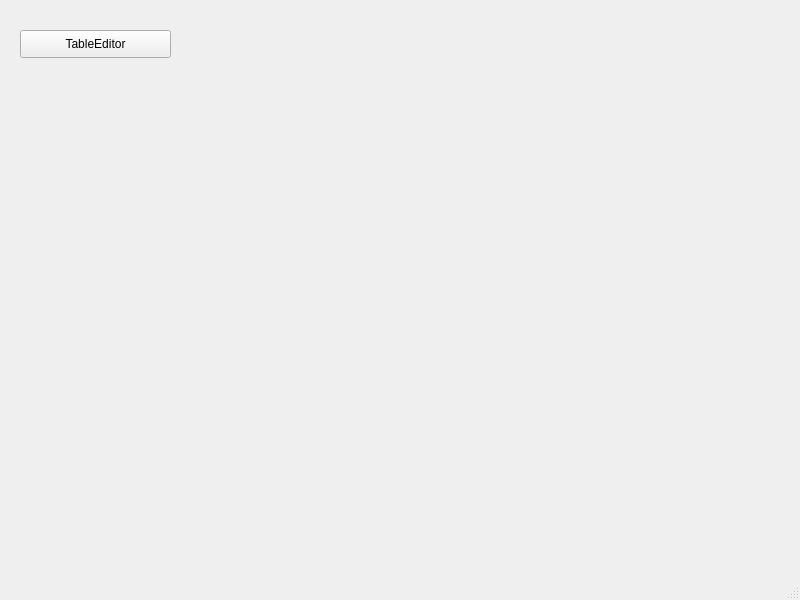
<?xml version="1.0" encoding="UTF-8"?>
<ui version="4.0">
 <class>MainWindow</class>
 <widget class="QMainWindow" name="MainWindow">
  <property name="geometry">
   <rect>
    <x>0</x>
    <y>0</y>
    <width>800</width>
    <height>600</height>
   </rect>
  </property>
  <property name="windowTitle">
   <string>MainWindow</string>
  </property>
  <widget class="QWidget" name="centralwidget">
   <widget class="QPushButton" name="pushButton">
    <property name="geometry">
     <rect>
      <x>20</x>
      <y>30</y>
      <width>151</width>
      <height>28</height>
     </rect>
    </property>
    <property name="text">
     <string>TableEditor</string>
    </property>
   </widget>
  </widget>
  <widget class="QMenuBar" name="menubar">
   <property name="geometry">
    <rect>
     <x>0</x>
     <y>0</y>
     <width>800</width>
     <height>26</height>
    </rect>
   </property>
  </widget>
  <widget class="QStatusBar" name="statusbar"/>
 </widget>
 <resources/>
 <connections/>
</ui>
